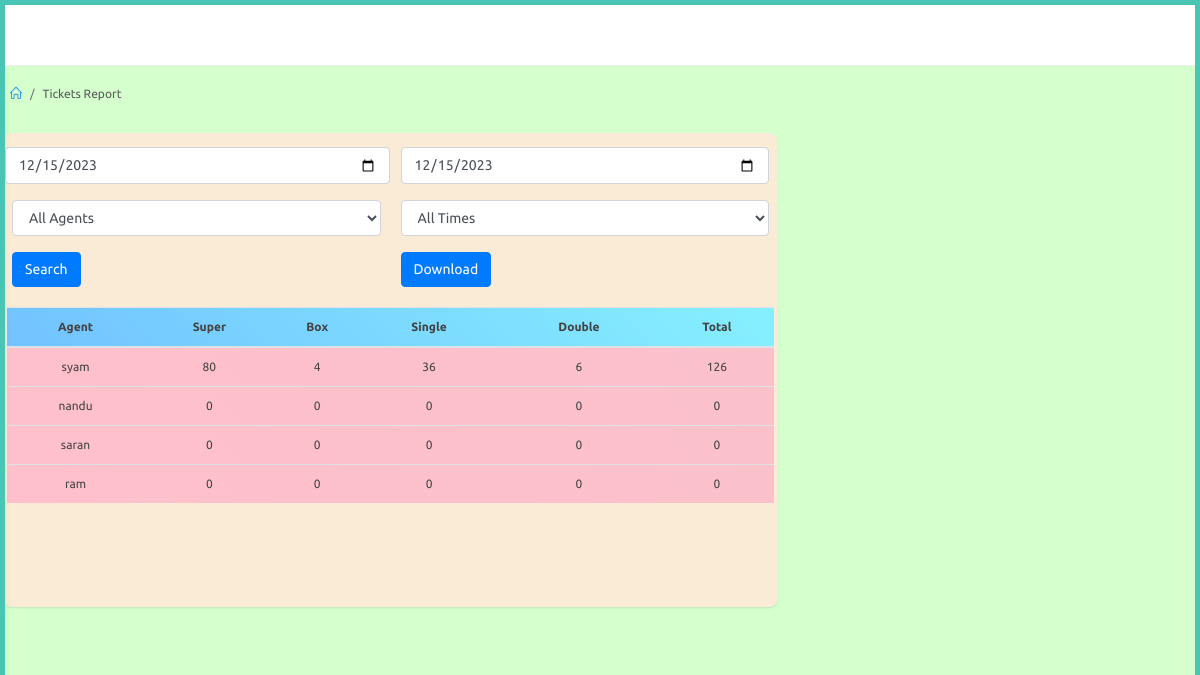
Page /adminapp/tickets-report on the committed database.
### website/models.py (models this page shows, shortened)
class Agent(models.Model):
    user = models.OneToOneField(User,on_delete=models.CASCADE,related_name="agent")
    agent_name = models.CharField(max_length=100,null=True)
    phone_number = models.CharField(max_length=100,null=True)

class User(AbstractUser):
    is_agent = models.BooleanField("is agent", default=False)
    is_dealer = models.BooleanField("is dealer", default=False)

### adminapp/views.py (the view, shortened to what this page needs)
# urls.py: path('tickets-report',views.tickets_report,name="tickets_report")
def tickets_report(request):
    ist = pytz_timezone('Asia/Kolkata')
    current_date = timezone.now().astimezone(ist).date()
    agents = Agent.objects.filter().all()
    times = PlayTime.objects.filter().all()
    report_data = []
    lsk_single = ['A','B','C']
    lsk_double = ['AB','BC','AC']
    for agent in agents:
        agent_games = AgentGame.objects.filter(date=current_date, agent=agent)
        dealer_games = DealerGame.objects.filter(date=current_date, agent=agent)
        agent_super_lsk_count = agent_games.filter(LSK='Super').aggregate(total_count=Sum('count'))['total_count'] or 0
        print(agent_super_lsk_count)
        agent_box_lsk_count = agent_games.filter(LSK='Box').aggregate(total_count=Sum('count'))['total_count'] or 0
        agent_single_lsk_count = agent_games.filter(LSK__in=lsk_single).aggregate(total_count=Sum('count'))['total_count'] or 0
        agent_double_lsk_count = agent_games.filter(LSK__in=lsk_double).aggregate(total_count=Sum('count'))['total_count'] or 0
        dealer_super_lsk_count = dealer_games.filter(LSK='Super').aggregate(total_count=Sum('count'))['total_count'] or 0
        dealer_box_lsk_count = dealer_games.filter(LSK='Box').aggregate(total_count=Sum('count'))['total_count'] or 0
        dealer_single_lsk_count = dealer_games.filter(LSK__in=lsk_single).aggregate(total_count=Sum('count'))['total_count'] or 0
        dealer_double_lsk_count = dealer_games.filter(LSK__in=lsk_double).aggregate(total_count=Sum('count'))['total_count'] or 0
        super_lsk_count = agent_super_lsk_count + dealer_super_lsk_count
        box_lsk_count = agent_box_lsk_count + dealer_box_lsk_count
        single_lsk_count = agent_single_lsk_count + dealer_single_lsk_count
        double_lsk_count = agent_double_lsk_count + dealer_double_lsk_count
        total_lsk_count = super_lsk_count + box_lsk_count + single_lsk_count + double_lsk_count
        report_data.append({
            'agent': agent,
            'super_lsk_count': super_lsk_count,
            'box_lsk_count' : box_lsk_count,
            'single_lsk_count' : single_lsk_count,
            'double_lsk_count' : double_lsk_count,
            'total_lsk_count' : total_lsk_count
        })
    select_time = 'all'
    selected_game_time = 'all times'
    report_data = sorted(report_data, key=lambda x: x['total_lsk_count'], reverse=True)
    context = {
        'agents' : agents,
        'times' : times,
        'selected_agent' : 'all',
        'selected_time' : select_time,
        'report_data' : report_data,
        'selected_game_time' : selected_game_time,
    }
    return render(request, 'adminapp/tickets_report.html',context)

### templates/adminapp/tickets_report.html (shortened to what this page needs)
{% extends 'adminapp/partials/base.html' %}
{% load static %}
{% block content %}
<div id="main-content">
    <div class="container-fluid">
        <div class="block-header">
            <div class="row  header">
                <div class="col-lg-12 col-md-12 col-sm-12">
                    <ul class="breadcrumb">
                        <li class="breadcrumb-item"><a href="{% url 'adminapp:index' %}"><i class="icon-home"></i></a></li>
                        <li class="breadcrumb-item">Tickets Report</li>
                    </ul>
                </div>
            </div>
        </div>
        <div class="row clearfix" style="padding-bottom: 10px;padding-right: 2px;padding-left: 0px;">
            <form method="POST">
            <div class="col-lg-12 col-md-12 col-sm-12" style="padding-left: 3px;padding-right: 3px;padding-top: 10px;">
                <div class="card" style="padding-left: 0px;padding-right: 0px;background-color: antiquewhite;">
                    <div class="body">
                        <div class="col-lg-12" style="padding-top: 10px;">
                                <div class="body">
                                    <div class="row clearfix">
                                        <div class="col-md-6 col-6" style="padding-left: 3px;padding-right: 1px;">
                                            <div class="form-group">
                                                <input type="date" class="form-control" id="from-date" name="from-date">
                                            </div>
                                        </div>
                                        <div class="col-md-6 col-6">
                                            <div class="form-group">
                                                <input type="date" class="form-control" id="to-date" name="to-date">
                                            </div>
                                        </div>
                                        <div class="col-md-6 col-6">
                                            <div class="form-group">
                                                <select class="form-control show-tick ms select2" data-placeholder="Select"
                                                    name="select-agent" id="agent">
                                                    <option value="all">All Agents</option>
                                                </select>
                                            </div>
                                        </div>
                                        <div class="col-md-6 col-6">
                                            <div class="form-group">
                                                <select class="form-control show-tick ms select2" data-placeholder="Select"
                                                    name="select-time" id="time">
                                                    <option value="all">All Times</option>
                                                </select>
                                            </div>
                                        </div>
                                    <div class="col-md-6 col-6">
                                        <div class="form-group">
                                                <button type="submit" class="btn btn-primary">Search</button>
                                            </div>
                                        </div>
                                        <div class="col-md-6 col-6">
                                            <div class="form-group">
                                                <button class="btn btn-primary" id="pdfButton" onclick="generateAndOpenPDF()" type="submit">Download</button>
                                            </div>
                                            </div>
                                    </div>
                                    </div>
                                 </div>
                                <div class="body">
                                    <div class="table-responsive">
                                        <table class="table m-b-0">
                                            <thead>
                                                <tr class="l-blue" style="text-align: center;">
                                                     <th class="th">Agent</th>
                                                     <th class="th">Super</th>
                                                     <th class="th">Box</th>
                                                     <th class="th">Single</th>
                                                     <th class="th">Double</th>
                                                     <th class="th">Total</th>
                                                </tr>
                                            </thead>
                                            <tbody class="not-summary">
                                                {% for data in report_data %}
                                                <tr class="l-pink" style="text-align: center;">
                                                    <td class="td3">{{data.agent.user}}</td>
                                                    <td class="td2">{{data.super_lsk_count}}</td>
                                                    <td class="td2">{{data.box_lsk_count}}</td>
                                                    <td class="td3">{{data.single_lsk_count}}</td>
                                                    <td class="td2">{{data.double_lsk_count}}</td>
                                                    <td class="td2">{{data.total_lsk_count}}</td>
                                                </tr>
                                                {% endfor %}
                                            </tbody>
                                        </table>
                                    </div>
                                    <div  style="padding-top: 50px;"></div>
                                    <div class="text-right" style="padding-top: 50px;">
                                    </div>
                                    </div>
                                </div>
                            </div>
                        </div>
                    </div>
        </div>
    </div>
</div>
{% endblock %}

### static/css/color_skins.css (style rules this page uses)
.theme-cyan:before, .theme-cyan:after { background: #49c5b6 }

### templates/adminapp/tickets_report.html (style rules this page uses)
.th { text-align: center; }
.td2 { text-align: center; }
.td3 { text-align: center; }

### rows in the picture
Agent: agent.user "syam", super_lsk_count "80", box_lsk_count "4", single_lsk_count "36", double_lsk_count "6", total_lsk_count "126"
Agent: agent.user "nandu", super_lsk_count "0", box_lsk_count "0", single_lsk_count "0", double_lsk_count "0", total_lsk_count "0"
Agent: agent.user "saran", super_lsk_count "0", box_lsk_count "0", single_lsk_count "0", double_lsk_count "0", total_lsk_count "0"
Agent: agent.user "ram", super_lsk_count "0", box_lsk_count "0", single_lsk_count "0", double_lsk_count "0", total_lsk_count "0"
